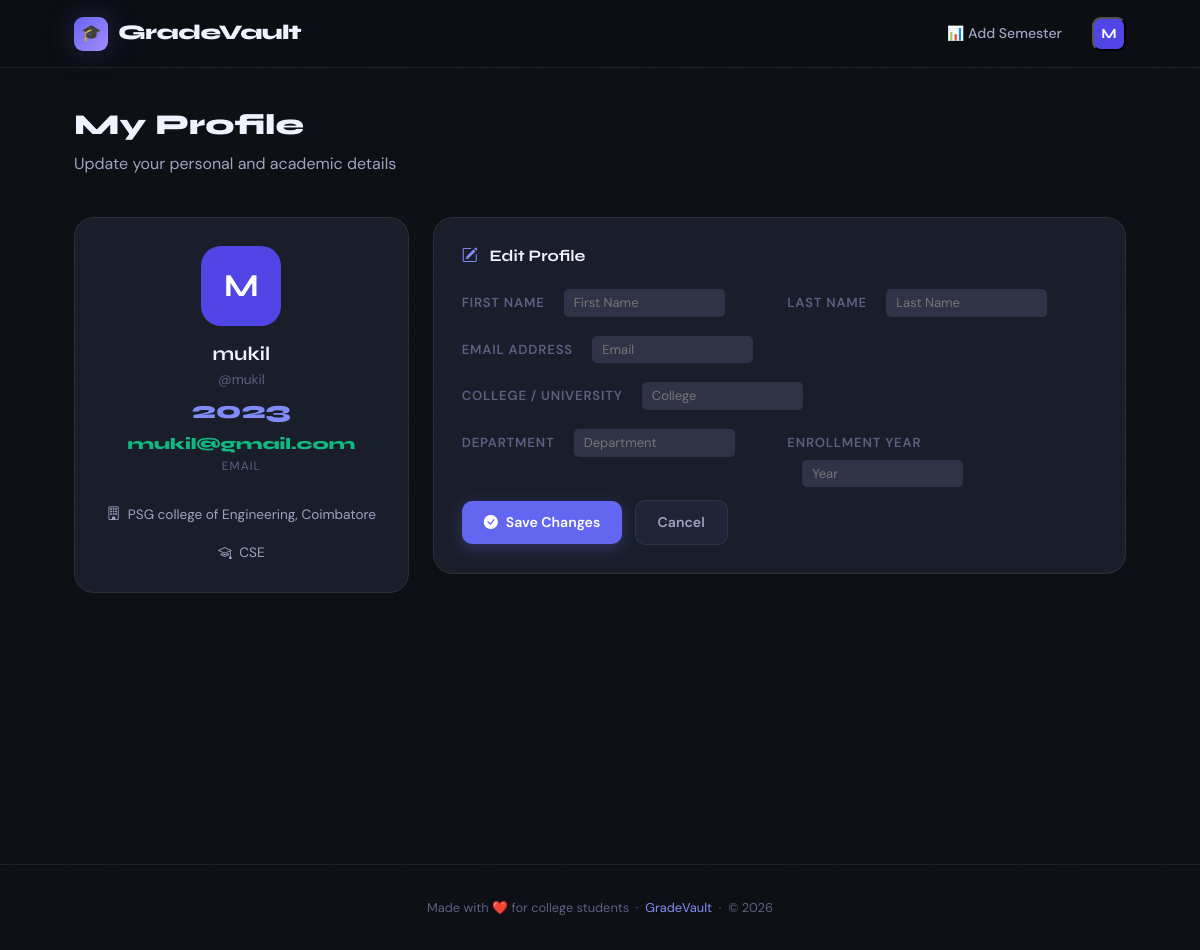
/profile/ (signed in), run on the app's committed database.
### Cgpa/models.py (models this page shows, shortened)
class Profile(models.Model):
    user = models.OneToOneField(User, on_delete=models.CASCADE)
    first_name = models.CharField(max_length=100, blank=True)
    last_name = models.CharField(max_length=100, blank=True)
    college = models.CharField(max_length=200, blank=True)
    department = models.CharField(max_length=100, blank=True)
    year= models.CharField(max_length=10, blank=True)

### Cgpa/views.py (the view, shortened to what this page needs)
# urls.py: path('profile/', views.profile_page, name="profile"),
@login_required
def  profile_page(request):
    profile, created = Profile.objects.get_or_create(user=request.user)
    return render(request, 'profile.html', {'profile':profile})

### Cgpa/templates/profile.html (shortened to what this page needs)
{% extends 'base.html' %}
{% block content %}
<div class="container-tight">
  <div class="page-header anim-fade-up">
    <h1>My Profile</h1>
    <p>Update your personal and academic details</p>
  </div>
  <div class="row g-4">
    <div class="col-lg-4 anim-fade-up anim-delay-1">
      <div class="gv-card text-center">
        <div class="nav-avatar mx-auto mb-3"
             style="width:80px;height:80px;border-radius:20px;font-size:2rem;
                    background:{{ profile.avatar_color|default:'#4f46e5' }};">
          {{ request.user.first_name|default:request.user.username|first|upper }}
        </div>
        <h3 style="font-size:1.2rem; font-weight:700; margin-bottom:4px;">
          {{ request.user.first_name|default:request.user.username }}
        </h3>
        <p style="font-size:0.85rem; color:var(--text-muted); margin-bottom:0;">
          @{{ request.user.username }}
        </p>
        <div style="flex-direction: column;" class="d-flex justify-content-center">
          <div>
            <div style="font-family:var(--font-display);font-weight:800;font-size:1.5rem;color:var(--accent-light);">
              {{ profile.year }}
            </div>
             </div>
          <div>
            <div style="font-family:var(--font-display);font-weight:800;font-size:1rem;color:var(--green);">
              {{ request.user.email }}
            </div>
            <div style="font-size:0.75rem;color:var(--text-muted);text-transform:uppercase;letter-spacing:1px;">Email</div>
          </div>
        </div>
        <br>
        <p style="font-size:0.85rem; color:var(--text-secondary);">
          <i class="bi bi-building me-1"></i> {{ profile.college }}
        </p>
        <p style="font-size:0.85rem; color:var(--text-secondary); margin-bottom:0;">
          <i class="bi bi-mortarboard me-1"></i> {{ profile.department }}
        </p>
      </div>
    </div>
    <div class="col-lg-8 anim-fade-up anim-delay-2">
      <div class="gv-card">
        <h4 style="font-size:1rem;font-weight:700;margin-bottom:1.5rem;">
          <i class="bi bi-pencil-square me-2" style="color:var(--accent-light);"></i>
          Edit Profile
        </h4>
        <form method="post" class="editprofile">
          <div class="row g-3">
            <div class="col-sm-6">
              <label class="form-label">First Name</label>
              <input type="text" name="first_name" placeholder="First Name"/>
            </div>
            <div class="col-sm-6">
              <label class="form-label">Last Name</label>
              <input type="text" name="last_name"  placeholder="Last Name"/>
            </div>
            <div class="col-12">
              <label class="form-label">Email Address</label>
              <input type="email" name="email" placeholder="Email"/>
            </div>
            <div class="col-12">
              <label class="form-label">College / University</label>
              <input type="text" name="college" placeholder="College"/>
            </div>
            <div class="col-sm-6">
              <label class="form-label">Department</label>
             <input type="text" name="department" placeholder="Department"/>
            </div>
            <div class="col-sm-6">
              <label class="form-label">Enrollment Year</label>
              <input type="text" name="year" placeholder="Year"/>
            </div>
            <br>
            <br>
            <br>
            <div class="col-12 mt-2">
              <button type="submit" class="btn-gv btn-gv-primary" style="text-decoration:none;">
                <i class="bi bi-check-circle-fill"></i> Save Changes
              </button>
              <a href="#" class="btn-gv btn-gv-ghost ms-2" style="text-decoration:none;">
                Cancel
              </a>
            </div>
          </div>
        </form>
      </div>
    </div>
  </div>
</div>
{% endblock %}

### Cgpa/templates/base.html (shortened to what this page needs)
<!DOCTYPE html>
<html lang="en">
<head>
  <link href="https://cdn.jsdelivr.net/npm/bootstrap@5.3.2/dist/css/bootstrap.min.css" rel="stylesheet" />
  <link href="https://cdn.jsdelivr.net/npm/bootstrap-icons@1.11.3/font/bootstrap-icons.min.css" rel="stylesheet" />
</head>
<body>
<nav class="navbar">
  <div class="container-tight d-flex align-items-center justify-content-between w-100">
    <a href="{% url 'home' %}" class="navbar-brand">
      <div class="brand-icon">🎓</div>
      GradeVault
    </a>
    <div class="d-flex align-items-center gap-2">
      {% if user.is_authenticated %}
        <a href="{% url 'add_semester' %}" class="nav-link {% if request.resolver_match.url_name == 'add_semester' %}active{% endif %}">
          📊 Add Semester
        </a>
        <div class="dropdown ms-2">
          <button class="nav-avatar" type="button" data-bs-toggle="dropdown"
                  style="background: {% if user.profile.avatar_color %}{{ user.profile.avatar_color }}{% else %}#4f46e5{% endif %}">
            {{ user.first_name|default:user.username|first|upper }}
          </button>
        </div>
      {% else %}
        <a href="{% url 'login_page' %}" class="nav-pill-btn ghost">Login</a>
        <a href="{% url 'register_page' %}" class="nav-pill-btn primary">
          <i class="bi bi-person-plus-fill"></i> Register
        </a>
      {% endif %}
    </div>
  </div>
</nav>
<div class="page-wrapper">
  {% block content %}{% endblock %}
</div>
<footer>
  Made with ❤️ for college students &nbsp;·&nbsp;
  <a href="#" style="color: var(--accent-light); text-decoration:none;">GradeVault</a>
  &nbsp;·&nbsp; &copy; 2026
</footer>
</body>
</html>

### Cgpa/templates/base.html (style rules this page uses)
:root { --bg-base: #0d0f14; --bg-surface: #13161e; --bg-card: #1a1e2a; --bg-hover: #1f2436; --border: rgba(255,255,255,0.07); --border-active: rgba(99,102,241,0.5); --text-primary: #f0f2ff; --text-secondary:#9da3c0; --text-muted: #5a6080; --accent: #6366f1; --accent-light: #818cf8; --accent-glow: rgba(99,102,241,0.2); --green: #10b981; --amber: #f59e0b; --red: #ef4444; --blue: #3b82f6; --radius-sm: 8px; --radius-md: 14px; --radius-lg: 20px; --radius-xl: 28px; --shadow-sm: 0 1px 3px rgba(0,0,0,0.4); --shadow-md: 0 4px 20px rgba(0,0,0,0.5); --shadow-lg: 0 8px 40px rgba(0,0,0,0.6); --shadow-accent: 0 0 30px rgba(99,102,241,0.25); --font-display: 'Syne', sans-serif; --font-body: 'DM Sans', sans-serif; --nav-height: 68px; }
*, *::before, *::after { box-sizing: border-box; margin: 0; padding: 0; }
html { scroll-behavior: smooth; }
body { font-family: var(--font-body); background-color: var(--bg-base); color: var(--text-primary); min-height: 100vh; line-height: 1.65; -webkit-font-smoothing: antialiased; }
body::before { content: ''; position: fixed; inset: 0; pointer-events: none; z-index: 0; opacity: 0.4; }
h1, h2, h3, h4, h5, h6 { font-family: var(--font-display); font-weight: 700; color: var(--text-primary); line-height: 1.2; }
p { color: var(--text-secondary); }
.navbar { background: rgba(13,15,20,0.85); backdrop-filter: blur(24px); -webkit-backdrop-filter: blur(24px); border-bottom: 1px solid var(--border); height: var(--nav-height); position: sticky; top: 0; z-index: 1000; padding: 0 1.5rem; }
.navbar-brand { font-family: var(--font-display); font-weight: 800; font-size: 1.3rem; color: var(--text-primary) !important; text-decoration: none; display: flex; align-items: center; gap: 10px; letter-spacing: -0.5px; }
.brand-icon { width: 34px; height: 34px; background: linear-gradient(135deg, var(--accent), #a78bfa); border-radius: 9px; display: flex; align-items: center; justify-content: center; font-size: 16px; box-shadow: var(--shadow-accent); }
.nav-link { font-family: var(--font-body); font-weight: 500; font-size: 0.88rem; color: var(--text-secondary) !important; padding: 6px 14px !important; border-radius: 8px; transition: all 0.2s ease; text-decoration: none; }
.nav-avatar { width: 34px; height: 34px; border-radius: 9px; display: flex; align-items: center; justify-content: center; font-family: var(--font-display); font-weight: 700; font-size: 14px; color: white; cursor: pointer; }
.page-wrapper { position: relative; z-index: 1; min-height: calc(100vh - var(--nav-height)); }
.container-tight { max-width: 1100px; margin: 0 auto; padding: 0 1.5rem; }
.gv-card { background: var(--bg-card); border: 1px solid var(--border); border-radius: var(--radius-lg); padding: 1.75rem; transition: border-color 0.25s ease, box-shadow 0.25s ease; }
.btn-gv { font-family: var(--font-body); font-weight: 600; font-size: 0.88rem; padding: 10px 22px; border-radius: 10px; border: none; cursor: pointer; transition: all 0.2s ease; display: inline-flex; align-items: center; gap: 8px; text-decoration: none; }
.btn-gv-primary { background: var(--accent); color: #fff; box-shadow: 0 4px 15px rgba(99,102,241,0.3); }
.btn-gv-ghost { background: var(--bg-hover); color: var(--text-secondary); border: 1px solid var(--border); }
.form-label { font-size: 0.82rem; font-weight: 600; color: var(--text-muted); text-transform: uppercase; letter-spacing: 0.8px; margin-bottom: 6px; }
.page-header { padding: 2.5rem 0 1.5rem; }
.page-header h1 { font-size: 1.8rem; font-weight: 800; }
.anim-fade-up { animation: fadeUp 0.5s ease both; }
.anim-delay-1 { animation-delay: 0.1s; }
.anim-delay-2 { animation-delay: 0.2s; }
footer { text-align: center; padding: 2rem; color: var(--text-muted); font-size: 0.8rem; border-top: 1px solid var(--border); margin-top: 4rem; }

### Cgpa/templates/profile.html (style rules this page uses)
form input { padding: 3px; border-radius: 5px; font-size: 13px; margin-left: 15px; background: rgba(100, 101, 134, 0.3); outline: none; border: none; color: white; padding-left: 10px; }

### data on the page
Profile: year "2023", college "PSG college of Engineering, Coimbatore", department "CSE"

### other printed values
{{ user.first_name|default:user.username|first|upper }} "M"
{{ request.user.first_name|default:request.user.username|first|upper }} "M"
{{ request.user.first_name|default:request.user.username }} "mukil"
{{ request.user.username }} "mukil"
{{ request.user.email }} "mukil@gmail.com"
